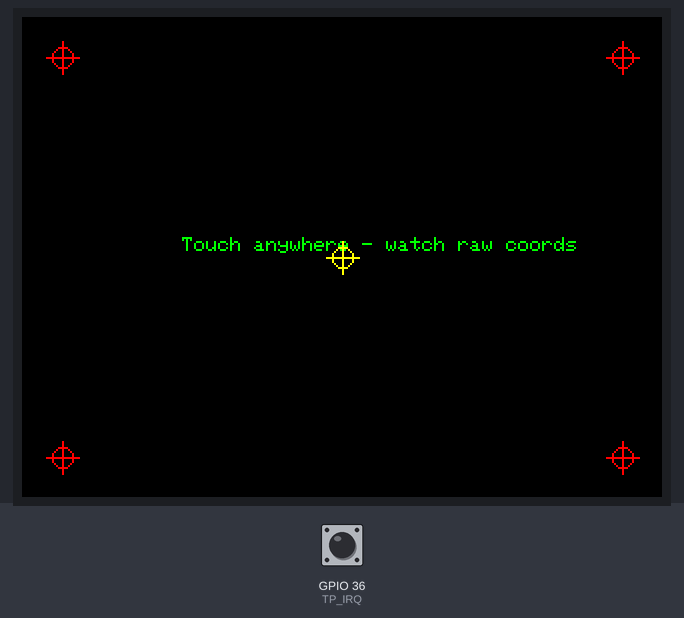
Bench run of a program on a simulated ESP32. Shown: 320×240 colour display. Inputs (shaded band) come from the test bench; at power-on: GPIO 36 (TP_IRQ) HIGH. What the program prints to the serial monitor is not drawn.

Above: at 2.4 s.
2.5 s: GPIO 36 (TP_IRQ) driven LOW
At 3.3 s:
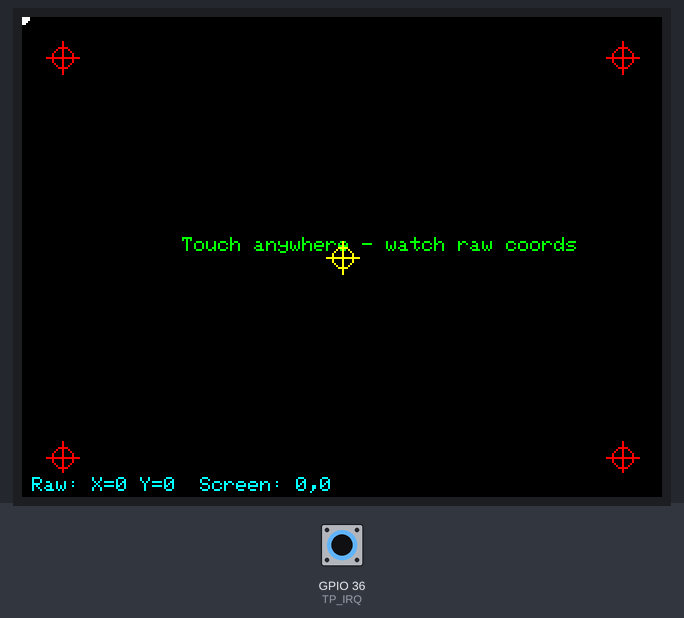
4.0 s: GPIO 36 (TP_IRQ) pulsed HIGH 2 times (0.12 s each, 0.3 s apart)
Timing chart, 0 to 7.0 s (numbered marks = the images above; inputs shaded):
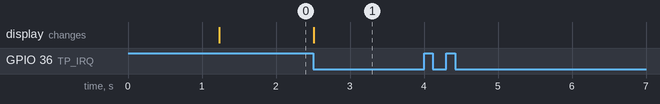

The program:

main.cpp
```cpp
#include <Arduino.h>
#include <SPI.h>
#include <TFT_eSPI.h>

// ---- CORRECT PINOUT from board diagram ----
// Touch has its OWN SPI bus, separate from TFT!
#define TP_CLK 25
#define TP_CS 33
#define TP_DIN 32 // MOSI (data TO touch chip)
#define TP_OUT 39 // MISO (data FROM touch chip)
#define TP_IRQ 36

TFT_eSPI tft = TFT_eSPI();
SPIClass touchSPI(VSPI);

// Raw SPI read from XPT2046
uint16_t touchReadChannel(uint8_t cmd) {
  touchSPI.beginTransaction(SPISettings(1000000, MSBFIRST, SPI_MODE0));
  digitalWrite(TP_CS, LOW);
  touchSPI.transfer(cmd);
  uint8_t hi = touchSPI.transfer(0);
  uint8_t lo = touchSPI.transfer(0);
  digitalWrite(TP_CS, HIGH);
  touchSPI.endTransaction();
  return ((hi << 8) | lo) >> 3;
}

void touchPowerDown() {
  touchSPI.beginTransaction(SPISettings(1000000, MSBFIRST, SPI_MODE0));
  digitalWrite(TP_CS, LOW);
  touchSPI.transfer(0x80);
  touchSPI.transfer(0);
  touchSPI.transfer(0);
  digitalWrite(TP_CS, HIGH);
  touchSPI.endTransaction();
}

void drawCrosshair(int x, int y, uint16_t color) {
  tft.drawLine(x - 8, y, x + 8, y, color);
  tft.drawLine(x, y - 8, x, y + 8, color);
  tft.drawCircle(x, y, 5, color);
}

void setup() {
  Serial.begin(115200);
  delay(1000);
  Serial.println("[BOOT] Touch Calibration v6");

  // Init TFT
  tft.init();
  tft.setRotation(1); // Landscape 320x240
  tft.fillScreen(TFT_BLACK);

  // Draw calibration targets at known positions
  tft.setTextColor(TFT_GREEN, TFT_BLACK);
  tft.setTextSize(1);
  tft.setCursor(80, 110);
  tft.println("Touch anywhere - watch raw coords");

  // Draw crosshairs at corners and center
  drawCrosshair(20, 20, TFT_RED);      // Top-left
  drawCrosshair(300, 20, TFT_RED);     // Top-right
  drawCrosshair(160, 120, TFT_YELLOW); // Center
  drawCrosshair(20, 220, TFT_RED);     // Bottom-left
  drawCrosshair(300, 220, TFT_RED);    // Bottom-right

  // Init Touch
  pinMode(TP_CS, OUTPUT);
  digitalWrite(TP_CS, HIGH);
  pinMode(TP_IRQ, INPUT);
  touchSPI.begin(TP_CLK, TP_OUT, TP_DIN, TP_CS);
  touchPowerDown();

  Serial.println("[BOOT] Ready. Touch the crosshairs!");
  Serial.println("---");
}

void loop() {
  if (digitalRead(TP_IRQ) == LOW) {
    uint16_t z1 = touchReadChannel(0xB1);
    uint16_t z2 = touchReadChannel(0xC1);
    int z = z1 + 4095 - z2;

    if (z > 400) {
      // Read raw X and Y (XPT2046 commands: X=0xD0, Y=0x90)
      uint16_t rawX = touchReadChannel(0xD1);
      uint16_t rawY = touchReadChannel(0x91);

      // Print raw values
      Serial.print("[TOUCH] rawX=");
      Serial.print(rawX);
      Serial.print(" rawY=");
      Serial.print(rawY);
      Serial.print(" Z=");
      Serial.println(z);

      // Map with swapped axes (common on CYD boards)
      // Try: screen X from rawY, screen Y from rawX (swapped + inverted)
      int screenX = map(rawY, 200, 3800, 0, 320);
      int screenY = map(rawX, 300, 3700, 0, 240);
      screenX = constrain(screenX, 0, 319);
      screenY = constrain(screenY, 0, 239);

      // Draw dot + show raw coords on screen
      tft.fillCircle(screenX, screenY, 3, TFT_WHITE);

      // Show raw values at bottom of screen
      tft.fillRect(0, 228, 320, 12, TFT_BLACK);
      tft.setTextColor(TFT_CYAN, TFT_BLACK);
      tft.setTextSize(1);
      tft.setCursor(5, 230);
      char buf[60];
      snprintf(buf, sizeof(buf), "Raw: X=%d Y=%d  Screen: %d,%d", rawX, rawY,
               screenX, screenY);
      tft.print(buf);
    }

    touchPowerDown();
    delay(50);
  }
}
```

Measured:
- after the input at 2.5 s, the display: changes at once (image 1)
- after the input at 4.0 s, every drawn part: stays the same
